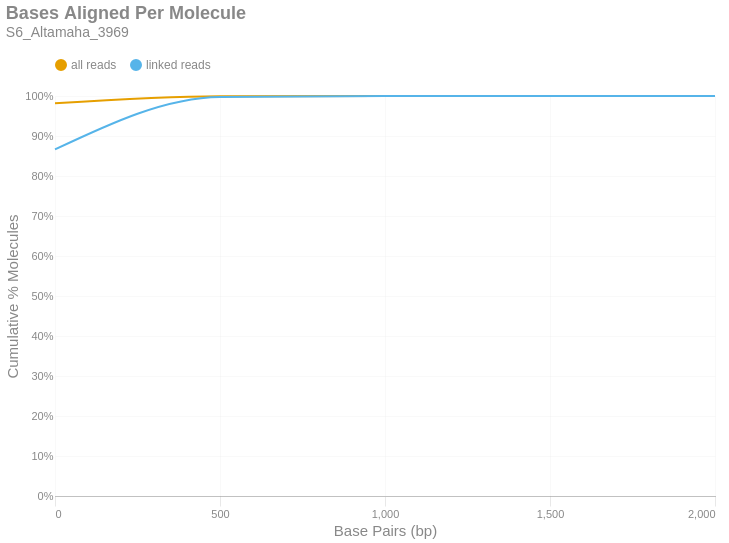

Notebook source saved alongside this figure:
### Markdown cell above
### Bases Aligned Per Molecule
This is a cumulative frequency distribution showing the number of base pairs aligned per unique molecule. These data are shown in 500 bp bins. There are two distributions: one with `all reads` (yellow) and another with only `linked reads` (blue). The percent of molecules in the `linked reads` distribution is relative to the total number of linked molecules.

### Code cell
if SKIPLR:
    print_html(f"Skipped")
else:
    binned_df = consolidated_hist(valids['aligned_bp'], mask, 500, True)
    with SafeRender(binned_df):
        (
            density_plot(binned_df, 'Bases Aligned Per Molecule', samplename, 'basesper')
            .encode(
                x=alt.X('bin:Q', title="Base Pairs (bp)").axis(tickMinStep=500).scale(padding=0),
                y=alt.Y('value:Q', title='Cumulative % Molecules')
                    .axis(format='%')
                    .scale(domain = [0,1])
                    .stack(False),
                color=alt.Color("key:N").scale(domain = ["all reads", "linked reads"]),
                tooltip = [
                    alt.Tooltip("key:N", title = "Data Type"),
                    alt.Tooltip("range_label:N", title="Bases Aligned Per Molecule"),
                    alt.Tooltip("value:Q", format = ".2%", title="% Molecules (Cum.)")
                ]
            )
        ).display()

### Figure 1 — Vega-Lite specification as saved in the notebook (floating-point values rounded to 4 significant figures)
{"width": "container", "height": 400, "config": {"title": {"anchor": "start", "dy": -15, "fontSize": 18, "color": "#888888", "subtitleColor": "#888888", "subtitleFontSize": 14}, "arc": {"fill": "#0072B2"}, "axis": {"domainColor": "#888888", "domainWidth": 0.5, "gridWidth": 0.2, "grid": false, "titleFontWeight": 400, "titleFontSize": 15, "labelFontSize": 11, "labelColor": "#888888", "tickColor": "#888888", "tickWidth": 0.2, "titleColor": "#888888"}, "axisBand": {"grid": false}, "axisX": {"grid": true, "tickSize": 10, "domainCap": "round"}, "axisY": {"domain": false, "grid": true, "tickSize": 0, "domainCap": "round"}, "background": "transparent", "header": {"labelFontSize": 15, "labelColor": "#888888", "titleFontSize": 15, "titleFontWeight": 600, "titleColor": "#888888"}, "legend": {"labelFont": "sans-serif", "labelFontSize": 12, "labelColor": "#888888", "symbolSize": 100, "symbolType": "circle", "titleFontSize": 12, "titlePadding": 10, "titleColor": "#888888", "title": null, "orient": "top"}, "range": {"category": ["#E69F00", "#56B4E9", "#009E73", "#F0E442", "#0072B2", "#D55E00", "#CC79A7", "#000000"], "diverging": ["#cfe8f3", "#a2d4ec", "#73bfe2", "#46abdb", "#1696d2", "#12719e"]}, "area": {"fill": "#0072B2", "fillOpacity": 0.7, "line": true, "strokeOpacity": 0.7}, "line": {"color": "#0072B2", "stroke": "#0072B2", "strokeWidth": 2}, "trail": {"color": "#0072B2", "stroke": "#0072B2", "strokeWidth": 0, "size": 1}, "point": {"filled": true, "fillOpacity": 1.0, "size": 95}, "text": {"color": "#888888", "fontSize": 11, "align": "right", "fontWeight": 400, "size": 11}, "bar": {"fill": "#0072B2", "stroke": null}, "view": {"stroke": null, "continuousWidth": 660, "continuousHeight": 400}}, "data": {"name": "data-4e3e4da3d509a8f3aa8840245ab73fe3"}, "mark": {"type": "line", "interpolate": "monotone", "point": {"opacity": 0, "size": 275}}, "encoding": {"color": {"field": "key", "scale": {"domain": ["all reads", "linked reads"]}, "type": "nominal"}, "tooltip": [{"field": "key", "title": "Data Type", "type": "nominal"}, {"field": "range_label", "title": "Bases Aligned Per Molecule", "type": "nominal"}, {"field": "value", "format": ".2%", "title": "% Molecules (Cum.)", "type": "quantitative"}], "x": {"axis": {"tickMinStep": 500}, "field": "bin", "scale": {"padding": 0}, "title": "Base Pairs (bp)", "type": "quantitative"}, "y": {"axis": {"format": "%"}, "field": "value", "scale": {"domain": [0, 1]}, "stack": false, "title": "Cumulative % Molecules", "type": "quantitative"}}, "params": [{"name": "param_c36ac31b6afebe62", "select": {"type": "point", "fields": ["key"]}, "bind": "legend"}], "title": {"text": "Bases Aligned Per Molecule", "subtitle": "S6_Altamaha_3969"}, "transform": [{"fold": ["all reads (cumsum)", "linked reads (cumsum)"]}, {"calculate": "replace(datum.key, ' (cumsum)', '')", "as": "key"}, {"filter": {"param": "param_c36ac31b6afebe62"}}], "usermeta": {"embedOptions": {"downloadFileName": "S6_Altamaha_3969.basesper"}}, "$schema": "https://vega.github.io/schema/vega-lite/v6.1.0.json", "datasets": {"data-4e3e4da3d509a8f3aa8840245ab73fe3": [{"bin": "0.0", "interval": "0.0-500.0", "all reads": 0.9816, "linked reads": 0.8664, "all reads (cumsum)": 0.9816, "linked reads (cumsum)": 0.8664, "range_label": "0-499"}, {"bin": "500.0", "interval": "500.0-1000.0", "all reads": 0.01801, "linked reads": 0.1311, "all reads (cumsum)": 0.9997, "linked reads (cumsum)": 0.9975, "range_label": "500-999"}, {"bin": "1000.0", "interval": "1000.0-1500.0", "all reads": 0.0003395, "linked reads": 0.002434, "all reads (cumsum)": 1.0, "linked reads (cumsum)": 0.9999, "range_label": "1000-1499"}, {"bin": "1500.0", "interval": "1500.0-2000.0", "all reads": 9.902e-06, "linked reads": 6.935e-05, "all reads (cumsum)": 1.0, "linked reads (cumsum)": 1.0, "range_label": "1500-1999"}, {"bin": "2000.0", "interval": "2000.0-2500.0", "all reads": 2.358e-07, "linked reads": 1.734e-06, "all reads (cumsum)": 1.0, "linked reads (cumsum)": 1.0, "range_label": "2000-2499"}]}}
